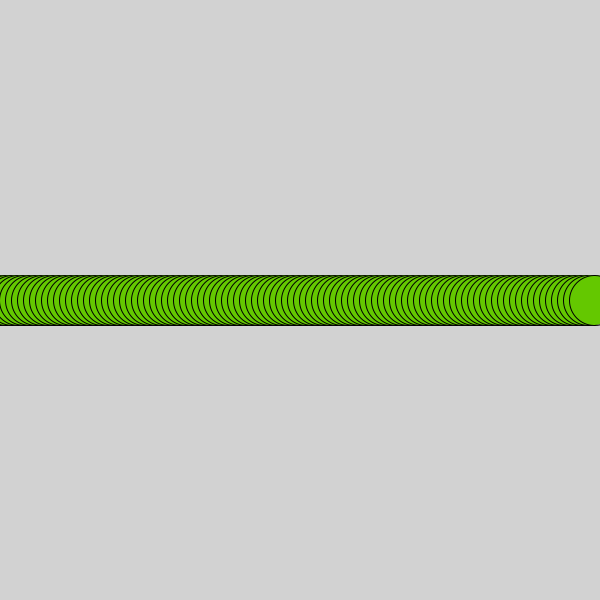
Frame 1 (no input)
Frame 60 (the mouse pressed at the canvas centre just before this capture): identical to frame 1, image omitted
Frame 120 (the mouse held since frame 60 and released just before this capture): identical to frame 1, image omitted

The Processing sketch that drew this single still picture (run headless with seeded random() and noise(); from frame 60 on, the mouse is pressed at the canvas centre):

// Processing sketch: arrays_code_challenge_1_final_code
// ── arrays_code_challenge_1_final_code.pde
//float[] pos = { 100, 200, 300, 400, 500 };
//1. declare array up here.
float[] pos = new float[100];

void setup() {
  size(600, 600);
  fill(100, 200, 0);
  //2. for loop to loop through array here:
  for(int i = 0; i < 100; i++) {
    pos[i] = i * 6;
  }
}

void draw() {
  background(210);
  for (int i = 0; i < pos.length; i++) {
    ellipse(pos[i], height/2, 50, 50);
  }
}
